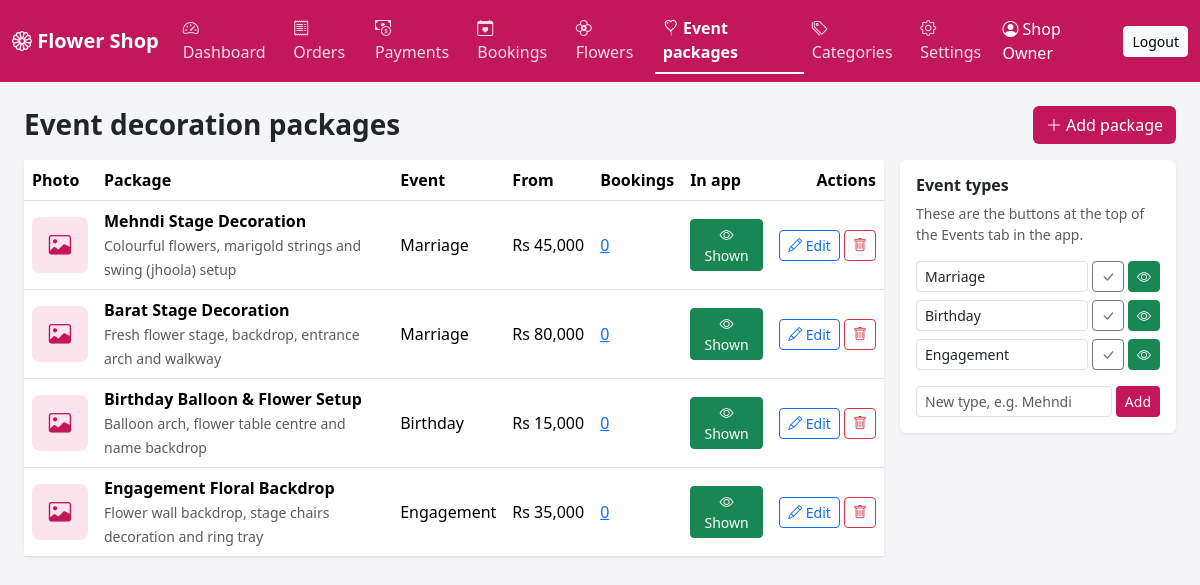
Page /admin/events.php (signed in) on the committed database.
### tables this page shows
CREATE TABLE settings (
  setting_key   VARCHAR(60) PRIMARY KEY,
  setting_value VARCHAR(255) NOT NULL
);

CREATE TABLE event_packages (
  id             INT AUTO_INCREMENT PRIMARY KEY,
  event_type_id  INT NULL,
  name           VARCHAR(120) NOT NULL,
  description    TEXT,
  starting_price DECIMAL(10,2) NOT NULL,         
  image          VARCHAR(255) NOT NULL DEFAULT '',
  is_active      TINYINT(1) NOT NULL DEFAULT 1,
  created_at     TIMESTAMP DEFAULT CURRENT_TIMESTAMP,
  FOREIGN KEY (event_type_id) REFERENCES event_types(id) ON DELETE SET NULL
);

CREATE TABLE event_types (
  id         INT AUTO_INCREMENT PRIMARY KEY,
  name       VARCHAR(80) NOT NULL UNIQUE,
  is_active  TINYINT(1) NOT NULL DEFAULT 1
);

### admin/_init.php (called while the page is built, shortened)
<?php
function e($value): string
{
    return htmlspecialchars((string) $value, ENT_QUOTES, 'UTF-8');
}
function rs($amount): string
{
    return 'Rs ' . number_format((float) $amount);
}
function require_admin(PDO $pdo): array
{
    $stmt = $pdo->prepare("SELECT id, name, email FROM admins WHERE id = ?");
    $stmt->execute([$_SESSION['admin_id']]);
    $admin = $stmt->fetch();
    return $admin;
}

### admin/events.php (the view, shortened to what this page needs)
<?php
require __DIR__ . '/_init.php';
$admin = require_admin($pdo);
$packages = $pdo->query(
    "SELECT p.*, t.name AS event_type,
            (SELECT COUNT(*) FROM event_bookings b WHERE b.package_id = p.id) AS booking_count
     FROM event_packages p LEFT JOIN event_types t ON t.id = p.event_type_id
     ORDER BY p.is_active DESC, t.id, p.starting_price"
)->fetchAll();
$types = $pdo->query(
    "SELECT t.*, (SELECT COUNT(*) FROM event_packages p WHERE p.event_type_id = t.id) AS package_count
     FROM event_types t ORDER BY t.id"
)->fetchAll();
$active     = 'events';
require __DIR__ . '/_header.php';
?>
<div class="d-flex justify-content-between align-items-center mb-3">
  <h3 class="fw-bold mb-0">Event decoration packages</h3>
  <a href="event_edit.php" class="btn btn-pink"><i class="bi bi-plus-lg"></i> Add package</a>
</div>
<div class="row g-3">
  <div class="col-xl-9">
    <div class="card">
      <div class="table-responsive">
        <table class="table table-hover mb-0">
          <thead><tr><th>Photo</th><th>Package</th><th>Event</th><th>From</th><th>Bookings</th><th>In app</th><th class="text-end">Actions</th></tr></thead>
          <tbody>
          <?php foreach ($packages as $p): ?>
            <tr class="<?= $p['is_active'] ? '' : 'table-secondary text-muted' ?>">
              <td>
                <?php if ($p['image'] && is_file(__DIR__ . '/../' . $p['image'])): ?>
                  <img src="../<?= e($p['image']) ?>" class="thumb" alt="">
                <?php else: ?>
                  <div class="thumb-ph" title="No photo yet"><i class="bi bi-image"></i></div>
                <?php endif; ?>
              </td>
              <td>
                <div class="fw-semibold"><?= e($p['name']) ?></div>
                <small class="text-muted"><?= e(mb_strimwidth((string) $p['description'], 0, 70, '…')) ?></small>
              </td>
              <td><?= e($p['event_type'] ?? '—') ?></td>
              <td class="text-nowrap"><?= rs($p['starting_price']) ?></td>
              <td><a href="bookings.php?package=<?= (int) $p['id'] ?>"><?= (int) $p['booking_count'] ?></a></td>
              <td>
                <form method="post">
                  <button name="action" value="toggle_package" class="btn btn-sm <?= $p['is_active'] ? 'btn-success' : 'btn-outline-secondary' ?>">
                    <?= $p['is_active'] ? '<i class="bi bi-eye"></i> Shown' : '<i class="bi bi-eye-slash"></i> Hidden' ?>
                  </button>
                </form>
              </td>
              <td class="text-end text-nowrap">
                <a href="event_edit.php?id=<?= (int) $p['id'] ?>" class="btn btn-sm btn-outline-primary"><i class="bi bi-pencil"></i> Edit</a>
                <form method="post" class="d-inline" onsubmit="return confirm('Delete this package?')">
                  <button name="action" value="delete_package" class="btn btn-sm btn-outline-danger"><i class="bi bi-trash"></i></button>
                </form>
              </td>
            </tr>
          <?php endforeach; ?>
          </tbody>
        </table>
      </div>
    </div>
  </div>
  <div class="col-xl-3">
    <div class="card card-body">
      <h6 class="fw-bold">Event types</h6>
      <p class="small text-muted">These are the buttons at the top of the Events tab in the app.</p>
      <?php foreach ($types as $t): ?>
        <div class="d-flex gap-1 mb-2 align-items-center">
          <form method="post" class="d-flex gap-1 flex-grow-1">
            <input name="name" class="form-control form-control-sm" value="<?= e($t['name']) ?>">
            <button name="action" value="rename_type" class="btn btn-sm btn-outline-secondary" title="Rename"><i class="bi bi-check-lg"></i></button>
          </form>
          <form method="post">
            <button name="action" value="toggle_type" class="btn btn-sm <?= $t['is_active'] ? 'btn-success' : 'btn-outline-secondary' ?>"
                    title="<?= $t['is_active'] ? 'Shown in app, click to hide' : 'Hidden, click to show' ?>">
              <i class="bi <?= $t['is_active'] ? 'bi-eye' : 'bi-eye-slash' ?>"></i>
            </button>
          </form>
        </div>
      <?php endforeach; ?>
      <form method="post" class="d-flex gap-1 mt-2">
        <input name="name" class="form-control form-control-sm" placeholder="New type, e.g. Mehndi" required>
        <button name="action" value="add_type" class="btn btn-sm btn-pink">Add</button>
      </form>
    </div>
  </div>
</div>
<?php require __DIR__ . '/_footer.php'; ?>

### admin/_header.php (shortened to what this page needs)
<?php
$count_pending  = (int) $pdo->query("SELECT COUNT(*) FROM orders WHERE order_status = 'pending'")->fetchColumn();
$count_payments = (int) $pdo->query("SELECT COUNT(*) FROM orders WHERE payment_status = 'submitted' AND order_status <> 'cancelled'")->fetchColumn();
$count_bookings = (int) $pdo->query("SELECT COUNT(*) FROM event_bookings WHERE status = 'new'")->fetchColumn();
$shop_name      = $pdo->query("SELECT setting_value FROM settings WHERE setting_key = 'shop_name'")->fetchColumn() ?: 'Flower Shop';
function nav_item(string $key, string $href, string $icon, string $label, string $active, int $count = 0): string
{
    $cls   = $key === $active ? 'nav-link active' : 'nav-link';
    $badge = $count > 0 ? ' <span class="badge rounded-pill text-bg-light">' . $count . '</span>' : '';
    return '<li class="nav-item"><a class="' . $cls . '" href="' . $href . '"><i class="bi bi-' . $icon . '"></i> '
         . $label . $badge . '</a></li>';
}
?>
<!DOCTYPE html>
<html lang="en">
<head>
  <link href="https://cdn.jsdelivr.net/npm/bootstrap@5.3.3/dist/css/bootstrap.min.css" rel="stylesheet">
  <link href="https://cdn.jsdelivr.net/npm/bootstrap-icons@1.11.3/font/bootstrap-icons.min.css" rel="stylesheet">
</head>
<body>
<nav class="navbar navbar-expand-xl navbar-dark mb-4">
  <div class="container-fluid">
    <a class="navbar-brand fw-bold" href="index.php"><i class="bi bi-flower1"></i> <?= e($shop_name) ?></a>
    <div class="collapse navbar-collapse" id="menu">
      <ul class="navbar-nav me-auto">
        <?= nav_item('dashboard', 'index.php', 'speedometer2', 'Dashboard', $active ?? '') ?>
        <?= nav_item('orders', 'orders.php', 'receipt', 'Orders', $active ?? '', $count_pending) ?>
        <?= nav_item('payments', 'orders.php?payment=submitted', 'cash-coin', 'Payments', $active ?? '', $count_payments) ?>
        <?= nav_item('bookings', 'bookings.php', 'calendar-heart', 'Bookings', $active ?? '', $count_bookings) ?>
        <?= nav_item('flowers', 'flowers.php', 'flower2', 'Flowers', $active ?? '') ?>
        <?= nav_item('events', 'events.php', 'balloon-heart', 'Event packages', $active ?? '') ?>
        <?= nav_item('categories', 'categories.php', 'tags', 'Categories', $active ?? '') ?>
        <?= nav_item('settings', 'settings.php', 'gear', 'Settings', $active ?? '') ?>
      </ul>
      <span class="navbar-text text-white me-3"><i class="bi bi-person-circle"></i> <?= e($admin['name']) ?></span>
      <a href="logout.php" class="btn btn-sm btn-light">Logout</a>
    </div>
  </div>
</nav>
<main class="container-fluid px-4 pb-5">

### admin/_footer.php (shortened to what this page needs)
</main>
</body>
</html>

### admin/_header.php (style rules this page uses)
body { background: #f5f5f7; }
.navbar { background: #c2185b; }
.navbar .nav-link { color: rgba(255,255,255,.85); }
.navbar .nav-link.active, .navbar .nav-link:hover { color: #fff; }
.navbar .nav-link.active { font-weight: 600; border-bottom: 2px solid #fff; }
.card { border: 0; box-shadow: 0 1px 3px rgba(0,0,0,.08); }
.thumb-ph { width: 56px; height: 56px; border-radius: 8px; background: #fce4ec; color: #c2185b; display: flex; align-items: center; justify-content: center; font-size: 1.4rem; }
.btn-pink { background: #c2185b; color: #fff; }
.table td, .table th { vertical-align: middle; }

### rows in the picture
settings: setting_value "Flower Shop"
event_packages: name "Mehndi Stage Decoration", description "Colourful flowers, marigold strings and swing (jhoola) setup", event_type.name "Marriage", starting_price "Rs 45,000", booking_count "0", is_active 1 (drawn)
event_packages: name "Barat Stage Decoration", description "Fresh flower stage, backdrop, entrance arch and walkway", event_type.name "Marriage", starting_price "Rs 80,000", booking_count "0", is_active 1 (drawn)
event_packages: name "Birthday Balloon & Flower Setup", description "Balloon arch, flower table centre and name backdrop", event_type.name "Birthday", starting_price "Rs 15,000", booking_count "0", is_active 1 (drawn)
event_packages: name "Engagement Floral Backdrop", description "Flower wall backdrop, stage chairs decoration and ring tray", event_type.name "Engagement", starting_price "Rs 35,000", booking_count "0", is_active 1 (drawn)
event_types: name "Marriage", is_active 1 (drawn)
event_types: name "Birthday", is_active 1 (drawn)
event_types: name "Engagement", is_active 1 (drawn)

### other values in the picture
$label "Dashboard Orders Payments Bookings Flowers Event packages Categories Settings"
$admin['name'] "Shop Owner"
